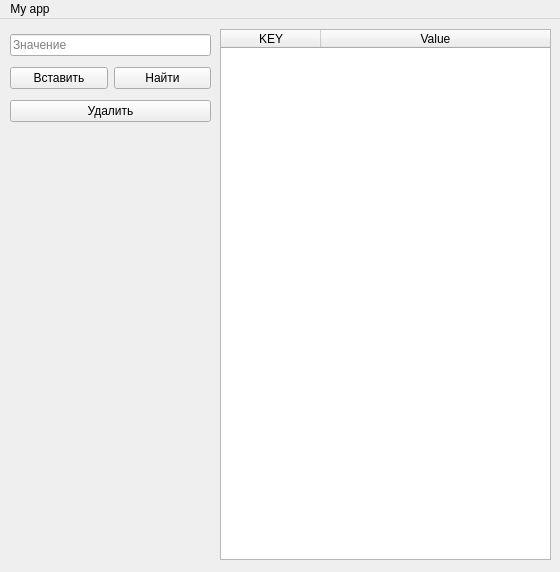
<?xml version="1.0" encoding="UTF-8"?>
<ui version="4.0">
 <class>MainWindow</class>
 <widget class="QMainWindow" name="MainWindow">
  <property name="geometry">
   <rect>
    <x>0</x>
    <y>0</y>
    <width>560</width>
    <height>572</height>
   </rect>
  </property>
  <property name="windowTitle">
   <string>MainWindow</string>
  </property>
  <widget class="QWidget" name="centralwidget">
   <widget class="QTableWidget" name="tableWidget">
    <property name="geometry">
     <rect>
      <x>220</x>
      <y>10</y>
      <width>331</width>
      <height>531</height>
     </rect>
    </property>
    <property name="sizeAdjustPolicy">
     <enum>QAbstractScrollArea::AdjustToContents</enum>
    </property>
    <property name="editTriggers">
     <set>QAbstractItemView::NoEditTriggers</set>
    </property>
    <property name="gridStyle">
     <enum>Qt::SolidLine</enum>
    </property>
    <property name="cornerButtonEnabled">
     <bool>false</bool>
    </property>
    <attribute name="horizontalHeaderVisible">
     <bool>true</bool>
    </attribute>
    <attribute name="horizontalHeaderCascadingSectionResizes">
     <bool>false</bool>
    </attribute>
    <attribute name="horizontalHeaderHighlightSections">
     <bool>true</bool>
    </attribute>
    <attribute name="horizontalHeaderShowSortIndicator" stdset="0">
     <bool>false</bool>
    </attribute>
    <attribute name="horizontalHeaderStretchLastSection">
     <bool>true</bool>
    </attribute>
    <attribute name="verticalHeaderCascadingSectionResizes">
     <bool>false</bool>
    </attribute>
    <column>
     <property name="text">
      <string>KEY</string>
     </property>
    </column>
    <column>
     <property name="text">
      <string>Value</string>
     </property>
    </column>
   </widget>
   <widget class="QWidget" name="gridLayoutWidget">
    <property name="geometry">
     <rect>
      <x>10</x>
      <y>10</y>
      <width>201</width>
      <height>98</height>
     </rect>
    </property>
    <layout class="QGridLayout" name="gridLayout">
     <item row="1" column="1">
      <widget class="QPushButton" name="pushButton_search">
       <property name="text">
        <string>Найти</string>
       </property>
      </widget>
     </item>
     <item row="2" column="0" colspan="2">
      <widget class="QPushButton" name="pushButton_delete">
       <property name="text">
        <string>Удалить</string>
       </property>
      </widget>
     </item>
     <item row="1" column="0">
      <widget class="QPushButton" name="pushButton_insert">
       <property name="text">
        <string>Вставить</string>
       </property>
      </widget>
     </item>
     <item row="0" column="0" colspan="2">
      <widget class="QLineEdit" name="lineEdit_value">
       <property name="placeholderText">
        <string>Значение</string>
       </property>
      </widget>
     </item>
    </layout>
   </widget>
  </widget>
  <widget class="QMenuBar" name="menubar">
   <property name="geometry">
    <rect>
     <x>0</x>
     <y>0</y>
     <width>560</width>
     <height>24</height>
    </rect>
   </property>
   <widget class="QMenu" name="menuMy_app">
    <property name="title">
     <string>My app</string>
    </property>
    <addaction name="action"/>
   </widget>
   <addaction name="menuMy_app"/>
  </widget>
  <action name="action">
   <property name="text">
    <string>Выполнить</string>
   </property>
   <property name="shortcut">
    <string>Return</string>
   </property>
  </action>
 </widget>
 <resources/>
 <connections/>
</ui>
